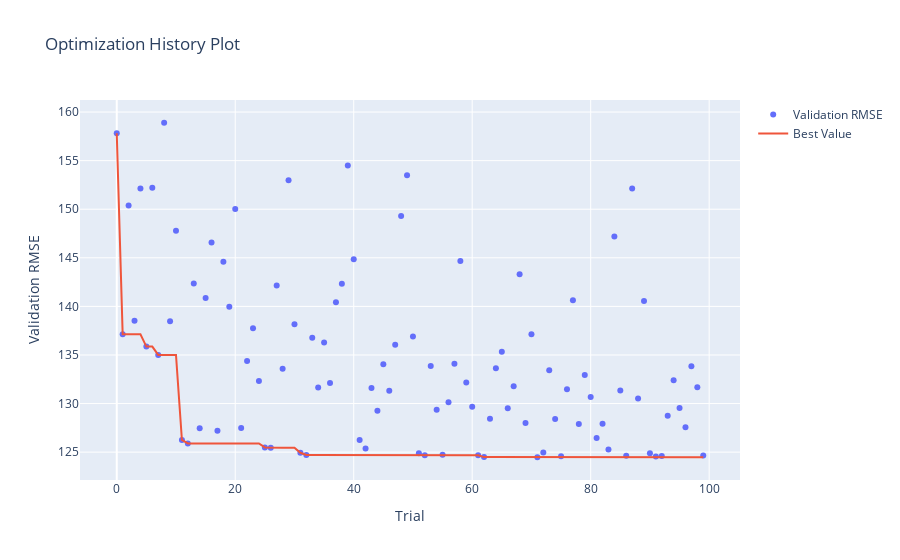

Notebook cell for this chart:
### Code cell
optuna.visualization.plot_optimization_history(study=study, target_name="Validation RMSE")
